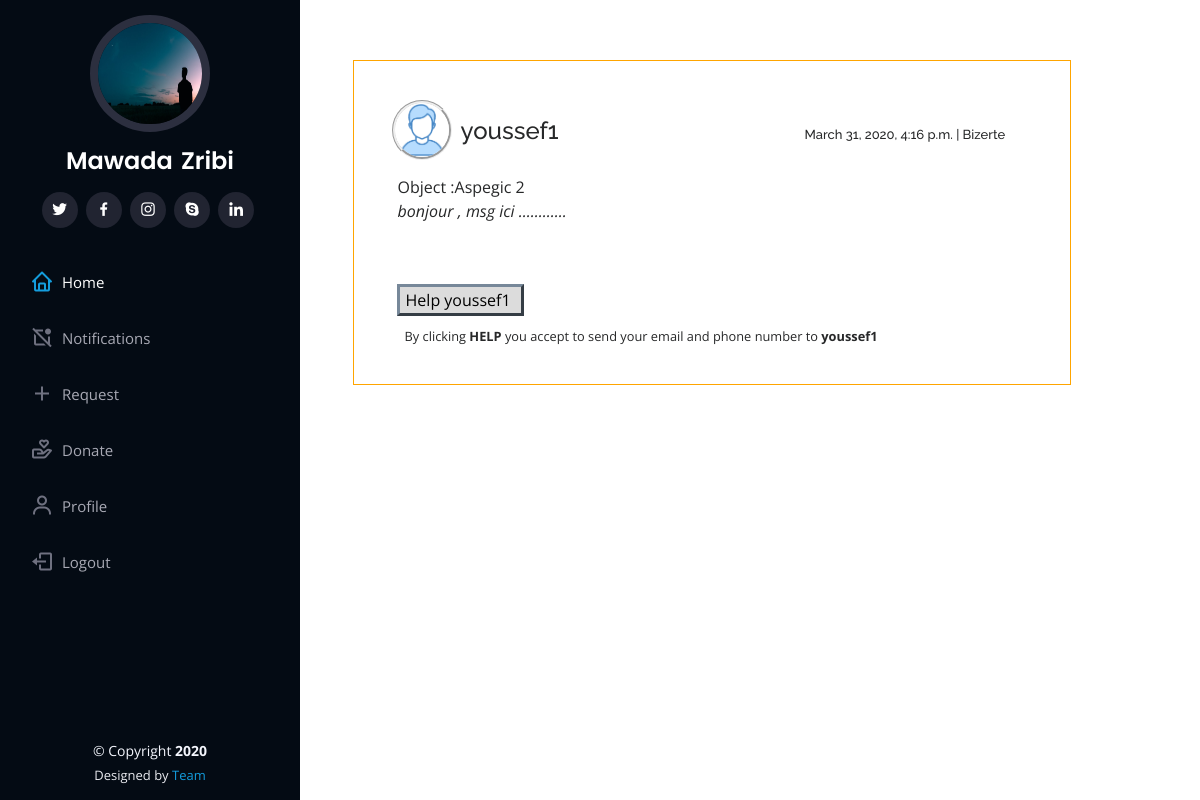
The app's page /requests/detail/10/ (signed in) with its own data.
### user/models.py (models this page shows, shortened)
class Profile(models.Model):
    user = models.OneToOneField(User,on_delete=models.CASCADE)
    image = models.ImageField(default='default.jpg',upload_to='profile_images')
    phone_number = models.CharField(max_length=12)
    """def save(self, *args, **kwargs):
        super().save(*args, **kwargs)

        img = Image.open(self.image.path)
        if img.width > 300 or img.height > 300:
            output_size = (300, 300)
            img.thumbnail(output_size)
            img.save(self.image.path)"""

class Post(models.Model):
    title = models.CharField(max_length=100)
    content = models.TextField()
    post_date = models.DateTimeField(default=timezone.now)
    post_update = models.DateTimeField(auto_now=True)
    author = models.ForeignKey(User, on_delete=models.CASCADE)
    current_place =models.CharField(max_length=50)
    show_post =models.CharField(max_length=6)
    class Meta:
        ordering = ('post_date', )

### user/views.py (the view, shortened to what this page needs)
# urls.py: path('requests/detail/<int:post_id>/',views.post_detail,name="detail"),
@login_required(login_url='login')
def post_detail(request,post_id):
    post = get_object_or_404(Post, pk=post_id)
    context={
        'post':post,
        'title':'Details',
    }
    return render(request,'detail.html',context)

### templates/detail.html (shortened to what this page needs)
{% extends 'base.html' %}
{% block content %}
<main id="main">
    <section id="resume" class="resume">
      <div class="container">
       <div class="section-title" style="margin-left:1cm;margin-bottom:1cm;padding:1cm 1cm ;width:19cm;border: 1px solid orange;">
        <div class="col-lg-12" data-aos="fade-up" style="width: 6cm;"></div>
        <img class="small-photo" src="{{ post.author.profile.image.url }}" alt="profile-photo">
        <h4 class="profile-name"> {{post.author.username}} <span class="date"> {{ post.post_date}} |  {{post.current_place|title}}</span> </h4>
            <p class="p">
              Object :{{ post.title }} <br>
              <em> {{ post.content }} </em> <br>
              {% if post.author == user %}
             <a href="{% url 'delete_post' post.id %}"> <h5> delete </h5></a>
             <a href="{% url 'update_post' post.id %}"> <h5> update </h5></a>
             {% else %}
             <form method="POST">
                <input  class="input" type="submit" value="Help {{post.author}} "> <br>
                <small> By clicking <b>HELP</b> you accept to send your email and phone number to <b>{{post.author}}</b></small>
             </form>
             {% endif %}
        </div>
    </div>
    </section>
  </main>
{% endblock %}

### templates/base.html (shortened to what this page needs)
<!DOCTYPE html>
{% load static %}
<html lang="en">
<head>
  <link rel="stylesheet" href="https://stackpath.bootstrapcdn.com/bootstrap/4.1.3/css/bootstrap.min.css">
  <link href="{% static 'mainSt/assets/vendor/bootstrap/css/bootstrap.min2.css' %}" rel="stylesheet">
  <link href="{% static 'mainSt/assets/vendor/icofont/icofont.min2.css' %}" rel="stylesheet">
  <link href="{% static 'mainSt/assets/vendor/boxicons/css/boxicons.min2.css' %}" rel="stylesheet">
  <link href="{% static 'mainSt/assets/vendor/venobox/venobox2.css' %}" rel="stylesheet">
  <link href="{% static 'mainSt/assets/vendor/owl.carousel/assets/owl.carousel.min2.css' %}" rel="stylesheet">
  <link href="{% static 'mainSt/assets/vendor/aos/aos2.css' %}" rel="stylesheet">
  <link href="{% static 'mainSt/assets/css/style22.css' %}" rel="stylesheet">
</head>
<body>
  <header id="header">
    <div class="d-flex flex-column">
      <div class="profile">
        <img src="{{ user.profile.image.url }}" alt="profile-image" class="rounded-circle">
        <h1 class="text-light"><a href="index.html"> {{ user.first_name|title }}<span style="margin-left: 8px;">{{ user.last_name|title  }}</span> </a></h1>
        <div class="social-links mt-3 text-center">
          <a href="#" class="twitter"><i class="bx bxl-twitter"></i></a>
          <a href="#" class="facebook"><i class="bx bxl-facebook"></i></a>
          <a href="#" class="instagram"><i class="bx bxl-instagram"></i></a>
          <a href="#" class="google-plus"><i class="bx bxl-skype"></i></a>
          <a href="#" class="linkedin"><i class="bx bxl-linkedin"></i></a>
        </div>
      </div>
      <nav class="nav-menu">
        <ul>
          <li class="active"><a href="{% url 'profile' user.username %}"><i class="bx bx-home"></i> <span>Home</span></a></li>
          {% if nb_nots %}
          <li><a href="{% url 'notification' %}"><i class="bx bx-notification"></i> <span>Notifications</span><span class="badge">{{nb_nots}}</span></a></li>
          {% else %}
          <li><a href="{% url 'notification' %}"><i class="bx bx-notification-off"></i><span>Notifications</span> </a></li>
          {% endif %}
          <li><a href="{% url 'newrequest' %}"><i class="bx bx-plus"></i> <span>Request </span></a></li>
          <li><a href=""><i class="bx bx-donate-heart">  </i> Donate </a></li>
          <li><a href="{% url 'my_profile' user.username %}"><i class="bx bx-user"></i> Profile</a></li>
          <li><a href="{% url 'logout' %}"><i class="bx bx-log-out"></i> Logout </a></li>
        </ul>
      </nav>
    </div>
  </header>
    {% block content %}
    {% endblock%}
  <footer id="footer">
    <div class="container">
      <div class="copyright">
        &copy; Copyright <strong><span>2020</span></strong>
      </div>
      <div class="credits">
        Designed by <a href="#">Team</a>
      </div>
    </div>
  </footer>
</body>
</html>

### static/mainSt/assets/css/style22.css (style rules this page uses)
body { font-family: "Open Sans", sans-serif; color: #272829; }
a { color: #149ddd; }
h1, h2, h3, h4, h5, h6 { font-family: "Raleway", sans-serif; }
#header { position: fixed; top: 0; left: 0; bottom: 0; width: 300px; transition: all ease-in-out 0.5s; z-index: 9999; transition: all 0.5s; padding: 0 15px; background: #040b14; overflow-y: auto; }
#header .profile img { margin: 15px auto; display: block; width: 120px; border: 8px solid #2c2f3f; }
#header .profile h1 { font-size: 24px; margin: 0; padding: 0; font-weight: 600; -moz-text-align-last: center; text-align-last: center; font-family: "Poppins", sans-serif; }
#header .profile h1 a, #header .profile h1 a:hover { color: #fff; text-decoration: none; }
#header .profile .social-links a { font-size: 18px; display: inline-block; background: #212431; color: #fff; line-height: 1; padding: 8px 0; margin-right: 4px; border-radius: 50%; text-align: center; width: 36px; height: 36px; transition: 0.3s; }
#main { margin-left: 300px; }
.nav-menu { padding-top: 30px; }
.nav-menu * { margin: 0; padding: 0; list-style: none; }
.nav-menu > ul > li { position: relative; white-space: nowrap; }
.nav-menu a { display: flex; align-items: center; color: #a8a9b4; padding: 12px 15px; margin-bottom: 8px; transition: 0.3s; font-size: 15px; }
.nav-menu a i { font-size: 24px; padding-right: 8px; color: #6f7180; }
.nav-menu a:hover, .nav-menu .active > a, .nav-menu li:hover > a { text-decoration: none; color: #fff; }
.nav-menu a:hover i, .nav-menu .active > a i, .nav-menu li:hover > a i { color: #149ddd; }
section { padding: 60px 0; overflow: hidden; }
.section-title { padding-bottom: 30px; }
.section-title p { margin-bottom: 0; }
#footer { padding: 15px; color: #f4f6fd; font-size: 14px; position: fixed; left: 0; bottom: 0; width: 300px; z-index: 9999; background: #040b14; }
#footer .copyright { text-align: center; }
#footer .credits { padding-top: 5px; text-align: center; font-size: 13px; color: #eaebf0; }

### templates/base.html (style rules this page uses)
.date { margin-left: 240px; font-size: small; }
small { margin-left: 13px; font-size: 80%; font-weight: 400; }
.input { background-color: gainsboro; margin: 61px 0px 7px 5px; overflow: visible; border: 3px outset lightslategray; }
.p { margin-top: 29px; margin-bottom: 2rem; margin-left: 6px; }
.profile-name { margin-left: 69px; font-size: 1.5rem; margin-top: -43px; }
.small-photo { width: 60px; height: 60px; border-radius: 68%; border-style: groove; }
#header .profile img { margin: 15px auto; display: block; width: 120px; height: 117px; border: 8px solid #2c2f3f; }

### records on screen
Post: author.profile.image (placeholder picture), author.username "youssef1", post_date "March 31, 2020, 4:16 p.m.", current_place "Bizerte", title "Aspegic 2", content "bonjour , msg ici ............", author "Help youssef1", author "youssef1"

### other values on screen
{{ user.first_name|title }} "Mawada"
{{ user.last_name|title }} "Zribi"
